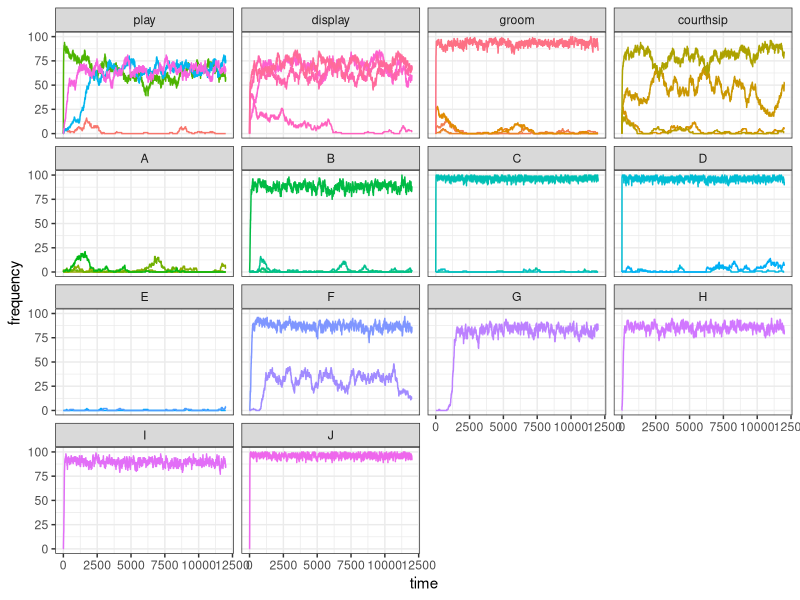
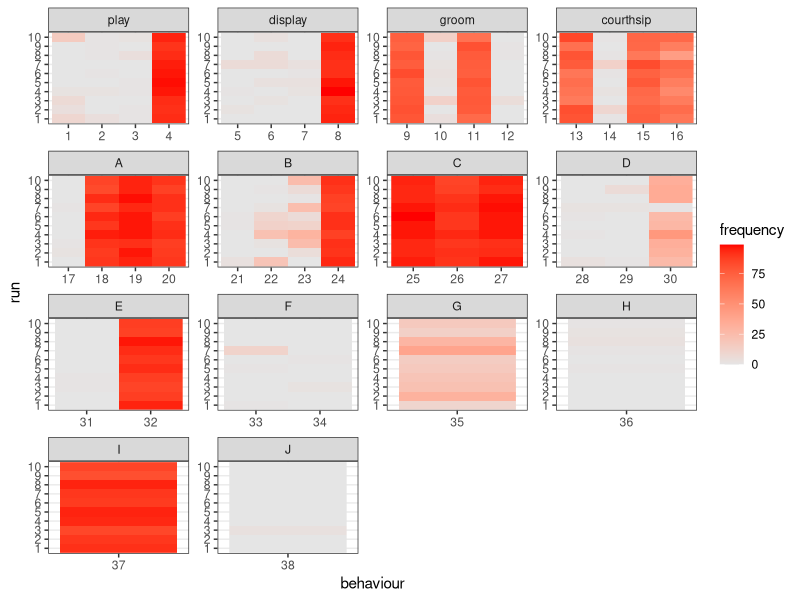
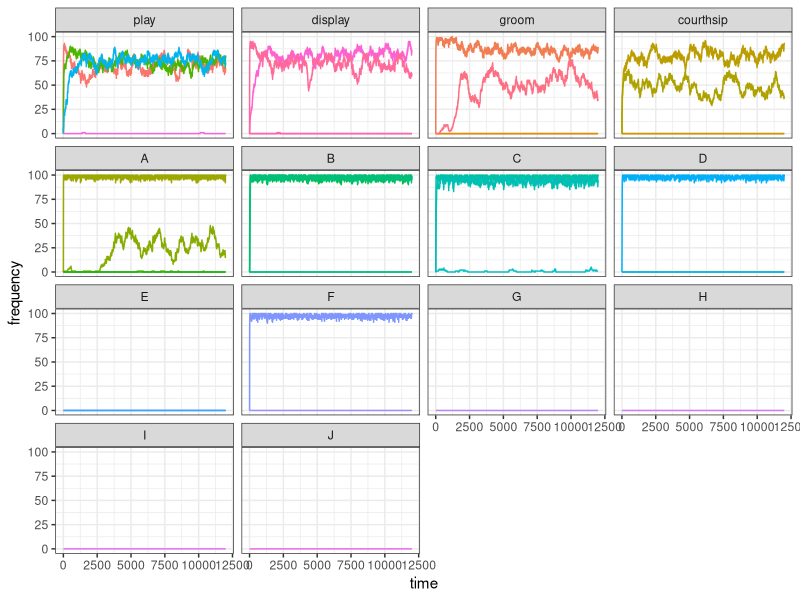
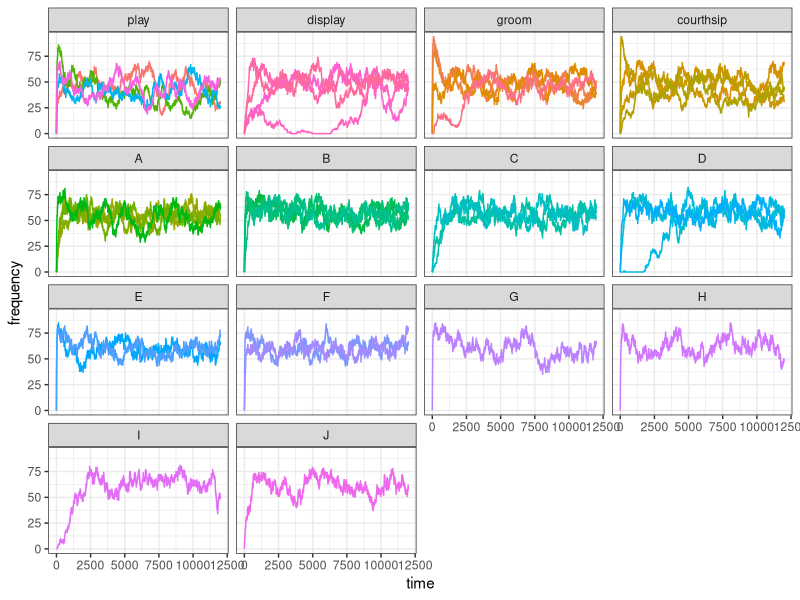
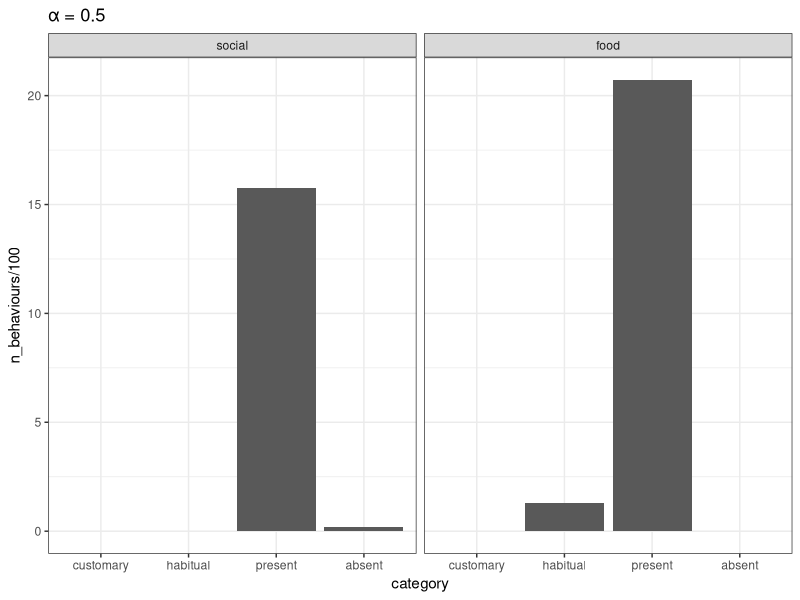
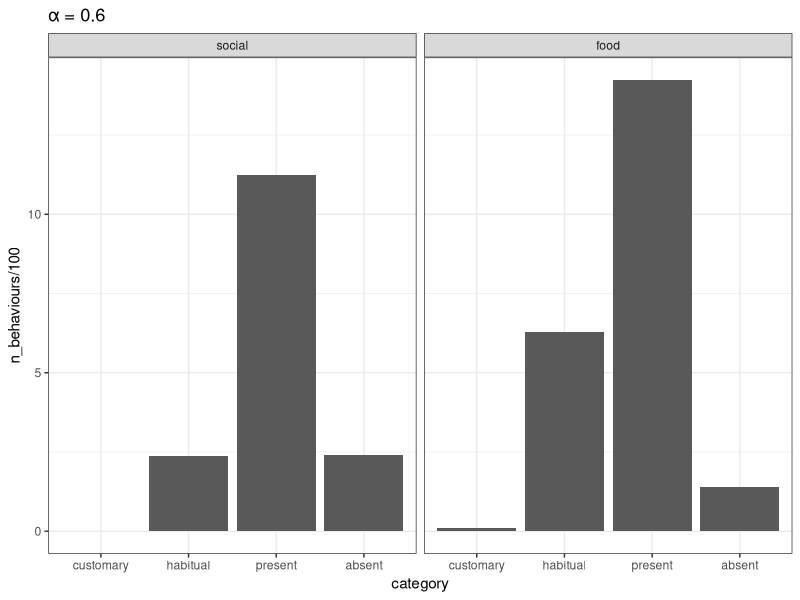
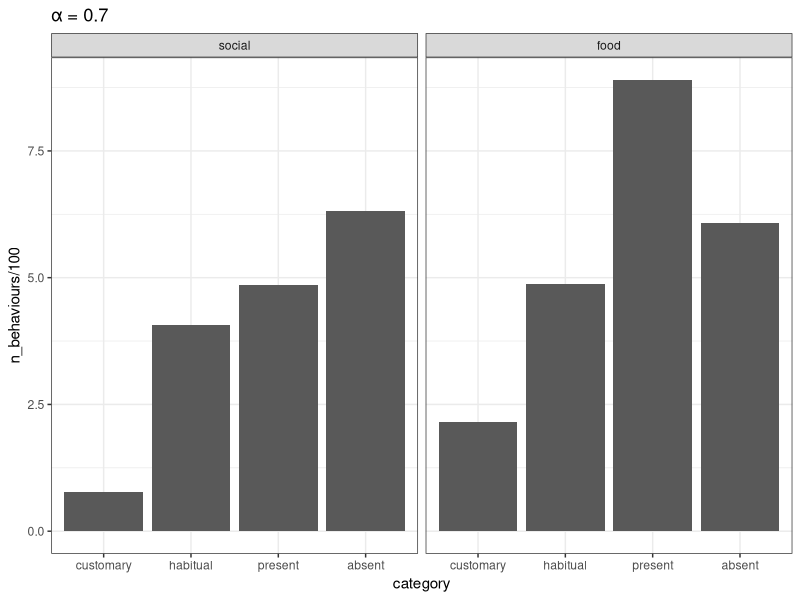
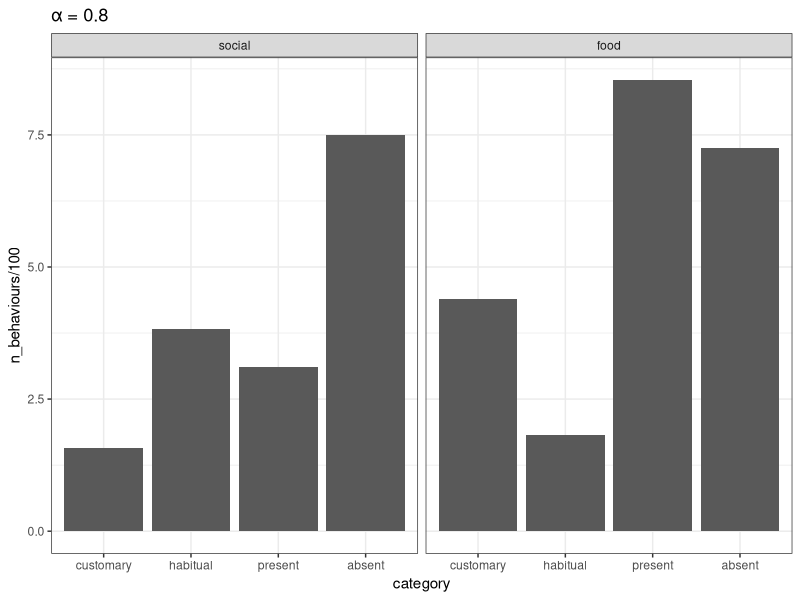

These charts were generated, in order, by the following R code:
## ---- chunk 1
knitr::opts_chunk$set(echo = TRUE)
## ---- chunk 2
library(tidyverse)
library(scales)

set_oranzees_world <- function(alpha_g, alpha_e) {
  list_pop <- c("Uossob", "Iat Forest", "Ebmog", "Elaham", "Elabik", "Ognodub")
  output <- tibble(
    population = rep(list_pop, each = 38),
    behaviour = as.factor(rep(1:38, 6)),
    type = rep(c(rep("social", 16), rep("food-related", 22)), 6),
    category = rep(c(
      rep("play", 4), rep("display", 4), rep("groom", 4), rep("courthsip", 4),
      "A", "A", "A", "A", "B", "B", "B", "B", "C", "C", "C", "D", "D", "D", "E", "E", "F", "F", "G", "H", "I", "J"
    ), 6),
    nutrient = rep(c(rep(NA, 16), "Y", "Y", "Y", "Y", "Z", "Z", "Z", "Z", "Y", "Y", "Y", "Z", "Z", "Z", "Y", "Y", "Z", "Z", "Y", "Z", "Y", "Z"), 6),
    p_g = rep(NA, 38 * 6),
    p_e = rep(NA, 38 * 6)
  )

  env_or_x <- c(220, 230, 700, 705, 710, 750)
  env_or_y <- c(660, 610, 450, 430, 510, 550)

  # genetic predispositions:
  x_g <- sample(1:1000, 38)
  y_g <- sample(1:1000, 38)

  # ecological availability:
  x_e <- sample(1:1000, 38)
  y_e <- sample(1:1000, 38)

  for (behav in 1:38) {
    output[output$behaviour == behav, ]$p_g <- 1 - rescale(sqrt((x_g[behav] - env_or_x)^2 + (y_g[behav] - env_or_y)^2), to = c(1 - alpha_g, alpha_g))

    if (behav > 16) {
      output[output$behaviour == behav, ]$p_e <- 1 - rescale(sqrt((x_e[behav] - env_or_x)^2 + (y_e[behav] - env_or_y)^2), to = c(1 - alpha_e, alpha_e))
    }
  }
  # return the tibble:
  output
}

update_demography <- function(pop) {
  pop[, 39] <- pop[, 39] + 1
  pop[pop[, 39] >= 720, ] <- 0
  old <- which(pop[, 39] > 300)
  dead <- sample(c(TRUE, FALSE), length(old), prob = c(.01, .99), replace = TRUE)
  pop[old[dead], ] <- 0
  pop
}

update_social_behaviours <- function(pop, test_world) {
  N <- dim(pop)[1]
  state <- ((rowSums(pop[, 1:4]) >= 1) + (rowSums(pop[, 5:8]) >= 1) + (rowSums(pop[, 9:12]) >= 1) + (rowSums(pop[, 13:16]) >= 1)) / 4
  p_state <- runif(N) < rnorm(N, mean = 1 - state, sd = 0.05)
  p_peering <- rnorm(16, mean = colSums(pop[, 1:16]), sd = 1)
  p_peering[p_peering < 0] <- 0
  innovation_i <- sample(1:16, N, prob = p_peering, replace = TRUE)
  p_innovate <- runif(N) < test_world$p_g[innovation_i] * p_state
  for (i in (1:N)[p_innovate]) {
    pop[i, innovation_i[i]] <- 1
  }
  pop
}

update_food_behaviours <- function(pop, test_world) {
  N <- dim(pop)[1]
  nut_y <- (rowSums(pop[, 17:20]) >= 1) + (rowSums(pop[, 25:27]) >= 1) + (rowSums(pop[, 31:32]) >= 1) + pop[, 35] + pop[, 37]
  nut_z <- (rowSums(pop[, 21:24]) >= 1) + (rowSums(pop[, 28:30]) >= 1) + (rowSums(pop[, 33:34]) >= 1) + pop[, 36] + pop[, 38]
  state <- (nut_y + nut_z - abs(nut_y - nut_z)) / 10
  p_state <- runif(N) < rnorm(N, mean = 1 - state, sd = 0.05)
  p_peering <- rnorm(22, mean = colSums(pop[, 17:38]), sd = 1)
  p_peering[p_peering < 0] <- 0
  innovation_i <- sample(17:38, N, prob = p_peering, replace = TRUE)
  p_innovate <- runif(N) < test_world$p_g[innovation_i] * test_world$p_e[innovation_i] * p_state
  for (i in (1:N)[p_innovate]) {
    pop[i, innovation_i[i]] <- 1
  }
  pop
}

###
### MAIN FUNCTION
###

mockup_oranzees <- function(t_max, alpha_g, alpha_e, init_world, n_run) {
  N <- 100

  if (n_run == 1) {
    output <- matrix(nrow = t_max, ncol = 38)
  }
  else {
    output <- matrix(nrow = n_run, ncol = 38)
  }

  oranzees_world <- set_oranzees_world(alpha_g, alpha_e)
  test_world <- oranzees_world %>%
    filter(population == "Uossob")

  for (run in 1:n_run) {
    pop <- matrix(c(rep(0, 38 * N), sample(1:300, N, replace = TRUE)), nrow = N, byrow = FALSE)
    if (init_world) {
      oranzees_world <- set_oranzees_world(alpha_g, alpha_e)
      test_world <- oranzees_world %>%
        filter(population == "Uossob")
    }
    # start simulation here:
    for (t in 1:t_max) {
      if (n_run == 1) {
        output[t, ] <- colSums(pop[, 1:38])
      }
      pop <- update_demography(pop)
      pop <- update_social_behaviours(pop, test_world)
      pop <- update_food_behaviours(pop, test_world)
    }
    if (n_run > 1) {
      output[run, ] <- colSums(pop[, 1:38])
    }
  }
  output
}
## ---- chunk 3
plot_one_run <- function(my_test, t_max) {
  my_test <- gather(as_tibble(my_test), 1:38, key = "behaviour", value = "frequency")
  data_to_plot <- tibble(
    behaviour = my_test$behaviour,
    frequency = my_test$frequency,
    time = rep(1:t_max, 38),
    category = as_factor(c(
      rep("play", t_max * 4), rep("display", t_max * 4), rep("groom", t_max * 4), rep("courthsip", t_max * 4),
      rep("A", t_max * 4), rep("B", t_max * 4), rep("C", t_max * 3), rep("D", t_max * 3),
      rep("E", t_max * 2), rep("F", t_max * 2), rep("G", t_max), rep("H", t_max),
      rep("I", t_max), rep("J", t_max)
    ))
  )
  ggplot(data = data_to_plot) +
    geom_line(aes(x = time, y = frequency, color = behaviour)) +
    facet_wrap(~category) +
    theme_bw() +
    theme(legend.position = "none")
}
## ---- chunk 4
my_test <- mockup_oranzees(t_max = 12000, alpha_g = 0.7, alpha_e = 0.9, init_world = FALSE, n_run = 1)
plot_one_run(my_test = my_test, t_max = 12000)
## ---- chunk 5
library(reshape2)
plot_multiple_runs <- function(my_test, n_run) {
  as_tibble(melt(my_test, varnames = c("run", "behaviour"), value.name = "frequency")) %>%
    mutate(run = as_factor(run), behaviour = as_factor(behaviour)) %>%
    add_column(category = as_factor(c(
      rep("play", 4 * n_run), rep("display", 4 * n_run), rep("groom", 4 * n_run), rep("courthsip", 4 * n_run),
      rep("A", 4 * n_run), rep("B", 4 * n_run), rep("C", 3 * n_run), rep("D", 3 * n_run),
      rep("E", 2 * n_run), rep("F", 2 * n_run), rep("G", n_run), rep("H", n_run),
      rep("I", n_run), rep("J", n_run)
    ))) %>%
    ggplot() +
    geom_raster(aes(x = behaviour, y = run, fill = frequency)) +
    facet_wrap(~category, scales = "free") +
    scale_fill_gradient(low = "grey90", high = "red") +
    theme_bw()
}
## ---- chunk 6
my_test <- mockup_oranzees(t_max = 12000, alpha_g = 0.7, alpha_e = 0.9, init_world = FALSE, n_run = 10)
plot_multiple_runs(my_test = my_test, n_run = 10)
## ---- chunk 7
my_test <- mockup_oranzees(t_max = 12000, alpha_g = 1, alpha_e = 1, init_world = FALSE, n_run = 1)
plot_one_run(my_test = my_test, t_max = 12000)
## ---- chunk 8
my_test <- mockup_oranzees(t_max = 12000, alpha_g = 0.5, alpha_e = 0.5, init_world = FALSE, n_run = 1)
plot_one_run(my_test = my_test, t_max = 12000)
## ---- chunk 9
results <- as.matrix(read.table("output/test_alpha=0.5.csv"))

cumulative <- tibble(category = as_factor(c("customary", "habitual", "present", "absent", "customary", "habitual", "present", "absent")),
                     type = as_factor(c(rep("social", 4), rep("food", 4))),
                     n_behaviours = c(sum(results[, 1:16]>=90), 
                                  sum(results[, 1:16]>=70 & results[, 1:16]<90), 
                                  sum(results[, 1:16]>=10 & results[, 1:16]<70), 
                                  sum(results[, 1:16]<10),
                                  sum(results[, 17:38]>=90), 
                                  sum(results[, 17:38]>=70 & results[, 17:38]<90), 
                                  sum(results[, 17:38]>=10 & results[, 17:38]<70), 
                                  sum(results[, 17:38]<10)))

cumulative_05 <- cumulative

ggplot(data = cumulative) +
  geom_bar(aes(x = category, y = n_behaviours/100), stat = 'identity') +
  facet_wrap(~type) +
  labs(title = "α = 0.5") +
  theme_bw() 
## ---- chunk 10
results <- as.matrix(read.table("output/test_alpha=0.6.csv"))

cumulative <- tibble(category = as_factor(c("customary", "habitual", "present", "absent", "customary", "habitual", "present", "absent")),
                     type = as_factor(c(rep("social", 4), rep("food", 4))),
                     n_behaviours = c(sum(results[, 1:16]>=90), 
                                  sum(results[, 1:16]>=70 & results[, 1:16]<90), 
                                  sum(results[, 1:16]>=10 & results[, 1:16]<70), 
                                  sum(results[, 1:16]<10),
                                  sum(results[, 17:38]>=90), 
                                  sum(results[, 17:38]>=70 & results[, 17:38]<90), 
                                  sum(results[, 17:38]>=10 & results[, 17:38]<70), 
                                  sum(results[, 17:38]<10)))

ggplot(data = cumulative) +
  geom_bar(aes(x = category, y = n_behaviours/100), stat = 'identity') +
  facet_wrap(~type) +
  labs(title = "α = 0.6") +
  theme_bw() 

cumulative_06 <- cumulative

results <- as.matrix(read.table("output/test_alpha=0.7.csv"))

cumulative <- tibble(category = as_factor(c("customary", "habitual", "present", "absent", "customary", "habitual", "present", "absent")),
                     type = as_factor(c(rep("social", 4), rep("food", 4))),
                     n_behaviours = c(sum(results[, 1:16]>=90), 
                                  sum(results[, 1:16]>=70 & results[, 1:16]<90), 
                                  sum(results[, 1:16]>=10 & results[, 1:16]<70), 
                                  sum(results[, 1:16]<10),
                                  sum(results[, 17:38]>=90), 
                                  sum(results[, 17:38]>=70 & results[, 17:38]<90), 
                                  sum(results[, 17:38]>=10 & results[, 17:38]<70), 
                                  sum(results[, 17:38]<10)))

ggplot(data = cumulative) +
  geom_bar(aes(x = category, y = n_behaviours/100), stat = 'identity') +
  facet_wrap(~type) +
  labs(title = "α = 0.7") +
  theme_bw() 

cumulative_07 <- cumulative

results <- as.matrix(read.table("output/test_alpha=0.8.csv"))

cumulative <- tibble(category = as_factor(c("customary", "habitual", "present", "absent", "customary", "habitual", "present", "absent")),
                     type = as_factor(c(rep("social", 4), rep("food", 4))),
                     n_behaviours = c(sum(results[, 1:16]>=90), 
                                  sum(results[, 1:16]>=70 & results[, 1:16]<90), 
                                  sum(results[, 1:16]>=10 & results[, 1:16]<70), 
                                  sum(results[, 1:16]<10),
                                  sum(results[, 17:38]>=90), 
                                  sum(results[, 17:38]>=70 & results[, 17:38]<90), 
                                  sum(results[, 17:38]>=10 & results[, 17:38]<70), 
                                  sum(results[, 17:38]<10)))

ggplot(data = cumulative) +
  geom_bar(aes(x = category, y = n_behaviours/100), stat = 'identity') +
  facet_wrap(~type) +
  labs(title = "α = 0.8") +
  theme_bw() 

cumulative_08 <- cumulative

results <- as.matrix(read.table("output/test_alpha=0.9.csv"))

cumulative <- tibble(category = as_factor(c("customary", "habitual", "present", "absent", "customary", "habitual", "present", "absent")),
                     type = as_factor(c(rep("social", 4), rep("food", 4))),
                     n_behaviours = c(sum(results[, 1:16]>=90), 
                                  sum(results[, 1:16]>=70 & results[, 1:16]<90), 
                                  sum(results[, 1:16]>=10 & results[, 1:16]<70), 
                                  sum(results[, 1:16]<10),
                                  sum(results[, 17:38]>=90), 
                                  sum(results[, 17:38]>=70 & results[, 17:38]<90), 
                                  sum(results[, 17:38]>=10 & results[, 17:38]<70), 
                                  sum(results[, 17:38]<10)))

ggplot(data = cumulative) +
  geom_bar(aes(x = category, y = n_behaviours/100), stat = 'identity') +
  facet_wrap(~type) +
  labs(title = "α = 0.9") +
  theme_bw() 

cumulative_09 <- cumulative

results <- as.matrix(read.table("output/test_alpha=1.csv"))

cumulative <- tibble(category = as_factor(c("customary", "habitual", "present", "absent", "customary", "habitual", "present", "absent")),
                     type = as_factor(c(rep("social", 4), rep("food", 4))),
                     n_behaviours = c(sum(results[, 1:16]>=90), 
                                  sum(results[, 1:16]>=70 & results[, 1:16]<90), 
                                  sum(results[, 1:16]>=10 & results[, 1:16]<70), 
                                  sum(results[, 1:16]<10),
                                  sum(results[, 17:38]>=90), 
                                  sum(results[, 17:38]>=70 & results[, 17:38]<90), 
                                  sum(results[, 17:38]>=10 & results[, 17:38]<70), 
                                  sum(results[, 17:38]<10)))

ggplot(data = cumulative) +
  geom_bar(aes(x = category, y = n_behaviours/100), stat = 'identity') +
  facet_wrap(~type) +
  labs(title = "α = 1") +
  theme_bw() 

cumulative_1 <- cumulative

## ---- chunk 11
bind_rows(cumulative_05, cumulative_06, cumulative_07, cumulative_08, cumulative_09, cumulative_1) %>%
  add_column(alpha=c(rep(0.5, 8), rep(0.6, 8), rep(0.7, 8), rep(0.8, 8), rep(0.9, 8), rep(1, 8))) %>%
  ggplot(aes(x = alpha, y = n_behaviours/100, color = category)) +
    geom_point() +
    geom_line() +
    facet_wrap(~type) +
    theme_bw()
## ---- chunk 12
update_social_behaviours <- function(pop, test_world, sd_peering) {
  N <- dim(pop)[1]
  state <- ((rowSums(pop[, 1:4]) >= 1) + (rowSums(pop[, 5:8]) >= 1) + (rowSums(pop[, 9:12]) >= 1) + (rowSums(pop[, 13:16]) >= 1)) / 4
  p_state <- runif(N) < rnorm(N, mean = 1 - state, sd = 0.05)
  p_peering <- rnorm(16, mean = colSums(pop[, 1:16]), sd = sd_peering)
  p_peering[p_peering < 0] <- 0
  innovation_i <- sample(1:16, N, prob = p_peering, replace = TRUE)
  p_innovate <- runif(N) < test_world$p_g[innovation_i]  * p_state
  for (i in (1:N)[p_innovate]) {
    pop[i, innovation_i[i]] <- 1
  }
  pop
}  

update_food_behaviours <- function(pop, test_world, sd_peering) {
  N <- dim(pop)[1]
  nut_y <- (rowSums(pop[, 17:20])>=1) + (rowSums(pop[, 25:27])>=1) + (rowSums(pop[, 31:32])>=1) + pop[, 35] + pop[, 37]
  nut_z <- (rowSums(pop[, 21:24])>=1) + (rowSums(pop[, 28:30])>=1) + (rowSums(pop[, 33:34])>=1) + pop[, 36] + pop[, 38]
  state <- (nut_y + nut_z - abs(nut_y - nut_z)) / 10 
  p_state <- runif(N) < rnorm(N, mean = 1 - state, sd = 0.05)
  p_peering <- rnorm(22, mean = colSums(pop[, 17:38]), sd = sd_peering)
  p_peering[p_peering < 0] <- 0
  innovation_i <- sample(17:38, N, prob = p_peering, replace = TRUE)
  p_innovate <- runif(N) < test_world$p_g[innovation_i] * test_world$p_e[innovation_i] * p_state
  for (i in (1:N)[p_innovate]) {
    pop[i, innovation_i[i]] <- 1
  }
  pop
}

###
### MAIN FUNCTION
###

mockup_oranzees <- function(t_max, alpha_g, alpha_e, sd_peering, init_world, n_run) {
  
  N <- 100
  
  if(n_run == 1){
    output <- matrix(nrow = t_max, ncol = 38)
  }
  else{
    output <- matrix(nrow = n_run, ncol = 38)
  }
  
  oranzees_world <- set_oranzees_world(alpha_g, alpha_e)
  test_world <- oranzees_world %>%
    filter(population == "Uossob")
  
  for(run in 1:n_run){
    pop <- matrix(c(rep(0, 38 * N), sample(1:300, N, replace = TRUE)), nrow = N, byrow = FALSE)
    if (init_world) {
      oranzees_world <- set_oranzees_world(alpha_g, alpha_e)
      test_world <- oranzees_world %>%
        filter(population == "Uossob")
    }
    # start simulation here:
    for (t in 1:t_max) {
      if(n_run == 1){
        output[t,] <- colSums(pop[, 1:38])
      }
      pop <- update_demography(pop)
      pop <- update_social_behaviours(pop, test_world, sd_peering)
      pop <- update_food_behaviours(pop, test_world, sd_peering)
    }
    if( n_run > 1){
      output[run, ] <- colSums(pop[, 1:38])
    }  
  }
  output
}
## ---- chunk 13
results <- as.matrix(read.table("output/test_alpha=0.5_sd=0.1.csv"))

cumulative <- tibble(category = as_factor(c("customary", "habitual", "present", "absent", "customary", "habitual", "present", "absent")),
                     type = as_factor(c(rep("social", 4), rep("food", 4))),
                     n_behaviours = c(sum(results[, 1:16]>=90), 
                                  sum(results[, 1:16]>=70 & results[, 1:16]<90), 
                                  sum(results[, 1:16]>=10 & results[, 1:16]<70), 
                                  sum(results[, 1:16]<10),
                                  sum(results[, 17:38]>=90), 
                                  sum(results[, 17:38]>=70 & results[, 17:38]<90), 
                                  sum(results[, 17:38]>=10 & results[, 17:38]<70), 
                                  sum(results[, 17:38]<10)))

cumulative_05_01 <- cumulative

results <- as.matrix(read.table("output/test_alpha=0.5_sd=0.01.csv"))

cumulative <- tibble(category = as_factor(c("customary", "habitual", "present", "absent", "customary", "habitual", "present", "absent")),
                     type = as_factor(c(rep("social", 4), rep("food", 4))),
                     n_behaviours = c(sum(results[, 1:16]>=90), 
                                  sum(results[, 1:16]>=70 & results[, 1:16]<90), 
                                  sum(results[, 1:16]>=10 & results[, 1:16]<70), 
                                  sum(results[, 1:16]<10),
                                  sum(results[, 17:38]>=90), 
                                  sum(results[, 17:38]>=70 & results[, 17:38]<90), 
                                  sum(results[, 17:38]>=10 & results[, 17:38]<70), 
                                  sum(results[, 17:38]<10)))

cumulative_05_001 <- cumulative

results <- as.matrix(read.table("output/test_alpha=0.5_sd=0.001.csv"))

cumulative <- tibble(category = as_factor(c("customary", "habitual", "present", "absent", "customary", "habitual", "present", "absent")),
                     type = as_factor(c(rep("social", 4), rep("food", 4))),
                     n_behaviours = c(sum(results[, 1:16]>=90), 
                                  sum(results[, 1:16]>=70 & results[, 1:16]<90), 
                                  sum(results[, 1:16]>=10 & results[, 1:16]<70), 
                                  sum(results[, 1:16]<10),
                                  sum(results[, 17:38]>=90), 
                                  sum(results[, 17:38]>=70 & results[, 17:38]<90), 
                                  sum(results[, 17:38]>=10 & results[, 17:38]<70), 
                                  sum(results[, 17:38]<10)))

cumulative_05_0001 <- cumulative
## ---- chunk 14
cumulative <- bind_rows(cumulative_05, cumulative_05_01, cumulative_05_001, cumulative_05_0001) %>%
  add_column(sd=c(rep(1, 8), rep(0.1, 8), rep(0.01, 8), rep(0.001, 8)))

cumulative$sd <- factor(cumulative$sd, levels = c(1, 0.1, 0.01, 0.001))

ggplot(data = cumulative, aes(x = sd, y = n_behaviours/100, color = category, group = category)) +
  geom_point() +
  stat_summary(fun.y = mean, geom="line" ) +
  facet_wrap(~type) +
  theme_bw()
